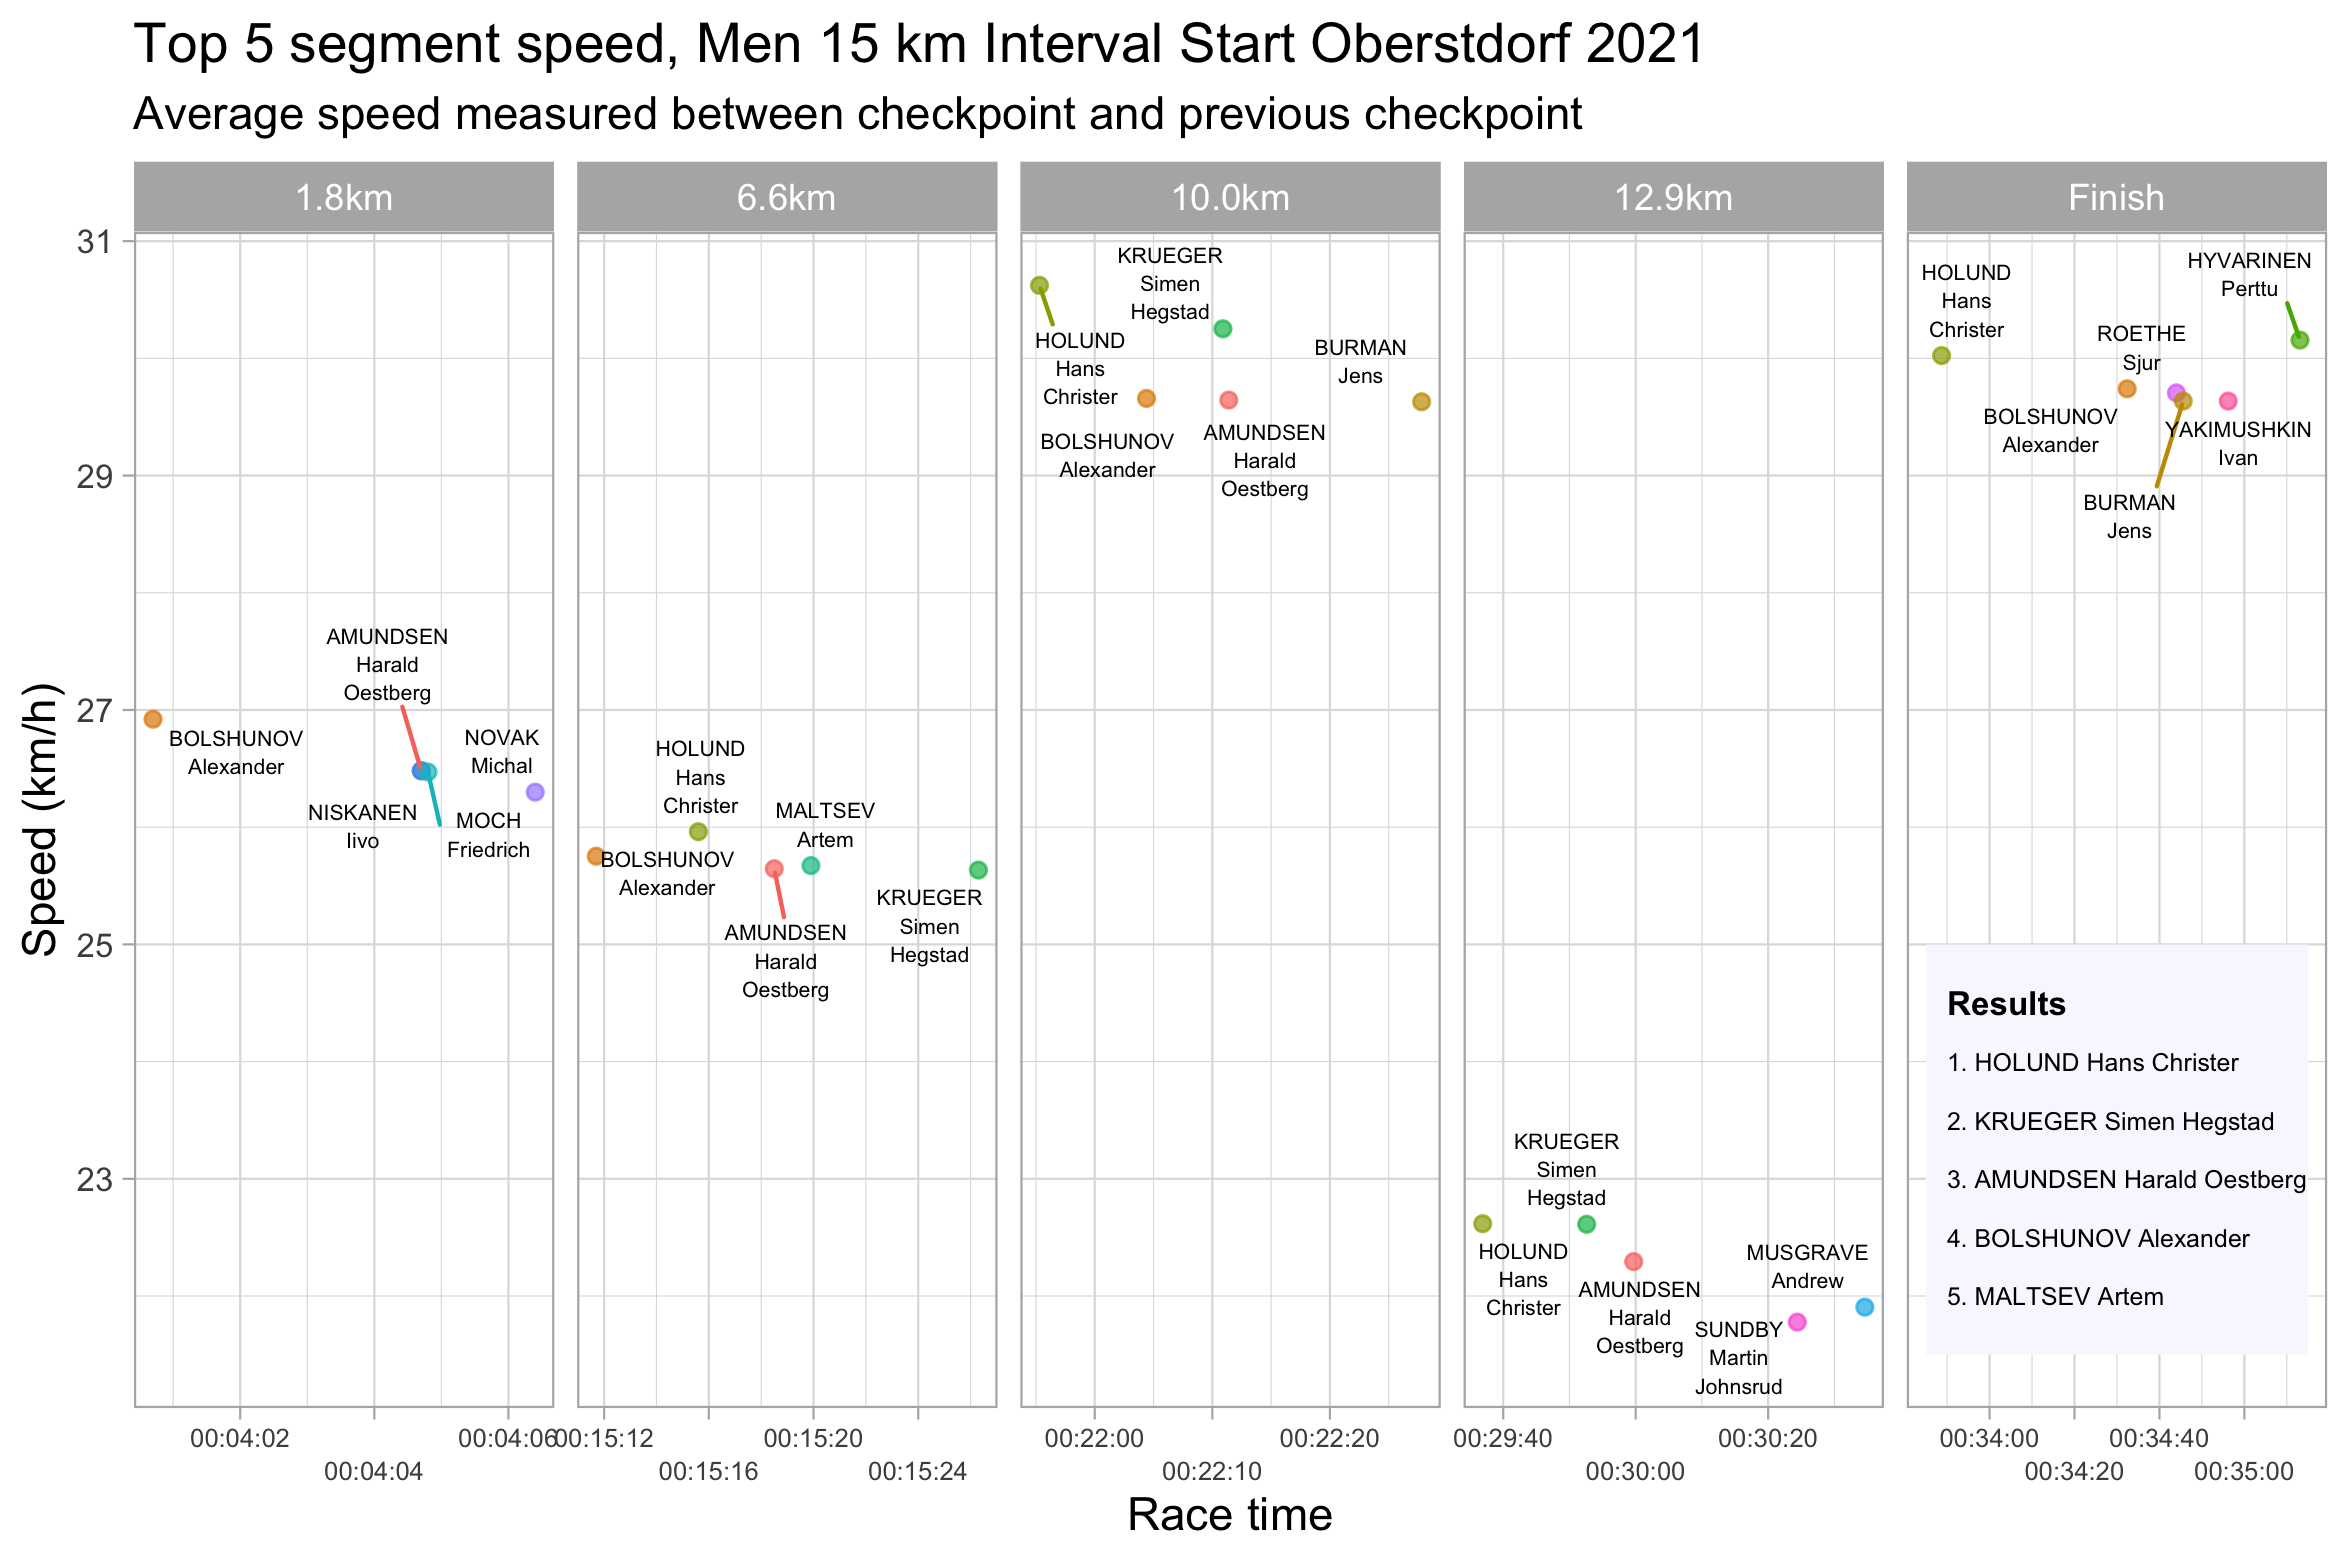

Reproduce this figure in R.
#####################################################
#
# FIS Nordic World Ski Championship 
# 
# Oberstdorf 2021 15.0 km Interval Start Free
#
#####################################################

# Calling on libraries
library(readr)
library(lubridate)
library(ggplot2)
library(dplyr)
library(ggrepel)


# Load the data
individual15km <- readr::read_csv2("Results_15km_Oberstdorf_2021.csv")


# Look at data types
sapply(individual15km, class)


# Convert to time and date format
individual15km <- individual15km %>% 
  mutate(across(contains("time"), ms),
         Born = dmy(Born))


# Convert dataframe to long format
individual15km <- individual15km %>% 
  select(-Start_time) %>% 
  # Rename 'Finish_Time' column, in order to make it easier to convert to long format
  rename(Time_Finish = Finish_time) %>% 
  # Convert to long format
  tidyr::pivot_longer(cols = matches("^time|rank"),
                      names_to = c(".value", "Dist"), 
                      names_sep = "_") %>% 
  relocate(any_of(c("Dist", "Rank", "Time")))


# Make Dist column a factor, in order to control order of levels
individual15km$Dist <- factor(individual15km$Dist, 
                              levels = c("1.8km", "6.6km", "10.0km", "12.9km", "Finish"))


# Order dataframe by name/rank and chronological order of distance
individual15km <- individual15km %>% arrange(match(Name, Name), Dist)


# Create a variable for interim distance and time, and a variable for segment speed
individual15km <- individual15km %>% 
  mutate(Int_dist = case_when(Dist == "1.8km" ~ 1.8,
                              Dist == "6.6km" ~ 4.8,
                              Dist == "10.0km" ~ 3.4,
                              Dist == "12.9km" ~ 2.9,
                              Dist == "Finish" ~ 2.1),
         Int_time = case_when(Dist == "1.8km" ~ Time,
                              TRUE ~ Time - lag(Time)),
         # Roll smaller units over to higher units if they exceed conventional time
         # (Fixing negative seconds), using the roll parameter
         Int_time = ms(as.character(Int_time), roll = TRUE),
         # Speed in km/h
         Speed = Int_dist / (as.numeric(Int_time) / (60 * 60)),
         .after = Time)


# Create a table with names of top 5 skiers to annotate the plot
plot_table <- individual15km %>% filter(Dist == "Finish") %>% 
  select(Dist, Rank, Name) %>% 
  slice_min(Rank, n = 5) %>% 
  mutate(Speed = seq(24, 22, by = -0.5),
         Time = ms("34:00"))

# Title for the table
table_title <- individual15km %>% filter(Dist == "Finish") %>% 
  select(Dist) %>%
  slice(1) %>% 
  mutate(Speed = 24.5, Time = ms("33:50"))

# Dataframe - rectangle background for the table
rectangle <- individual15km %>% filter(Dist == "Finish") %>% 
  select(Dist) %>% slice(1) %>% 
  mutate(xmin = ms("33:45"), xmax = ms("35:15"), ymin = 21.5, ymax = 25)


# Plot fastest segment speeds
individual15km %>% group_by(Dist) %>% slice_max(Speed, n = 5) %>% ungroup() %>%   
  
  ggplot(aes(x = Time, y = Speed)) +
  geom_point(aes(colour = Name), alpha = 0.7, show.legend = FALSE) +
  # Add names to the points
  geom_text_repel(aes(label = stringr::str_wrap(Name, width = 10), x = Time, y = Speed,
                      segment.colour = Name),
                  size = 1.8, seed = 142, min.segment.length = 0.3,
                  lineheight = 1.1, show.legend = FALSE) +
  ## Add a table with final results in the last panel
  # Background for the table
  geom_rect(data = rectangle, aes(xmin = xmin, xmax = xmax, 
                                  ymin = ymin, ymax = ymax), 
            fill = "ghostwhite", inherit.aes = FALSE) +
  # Name of the top 5 overall for this race
  geom_text(data = plot_table, aes(label = paste0(Rank, ". ", Name)), 
            size = 2.1, hjust = 0) +
  # Title for the table
  geom_text(data = table_title, label = "Results", size = 2.8, 
            hjust = 0, fontface = "bold") +
  facet_grid(~ Dist, scales = "free_x") +
  scale_x_time(guide = guide_axis(n.dodge = 2)) +
  scale_colour_discrete(aesthetics = c("colour", "segment.colour")) +
  labs(title = "Top 5 segment speed, Men 15 km Interval Start Oberstdorf 2021",
       subtitle = "Average speed measured between checkpoint and previous checkpoint",
       x = "Race time", y = "Speed (km/h)") +
  theme_light() +
  theme(axis.text.x = element_text(size = rel(0.7)),
        axis.text.y = element_text(size = rel(0.9)))
